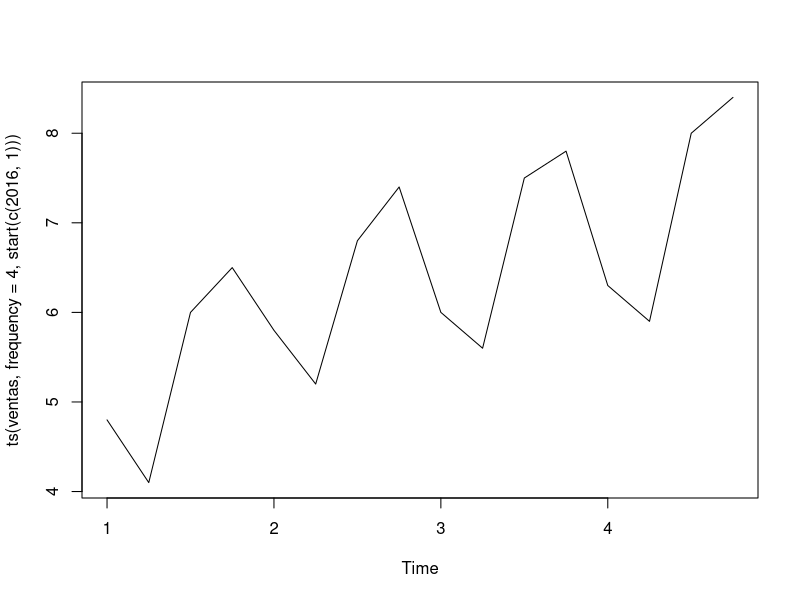
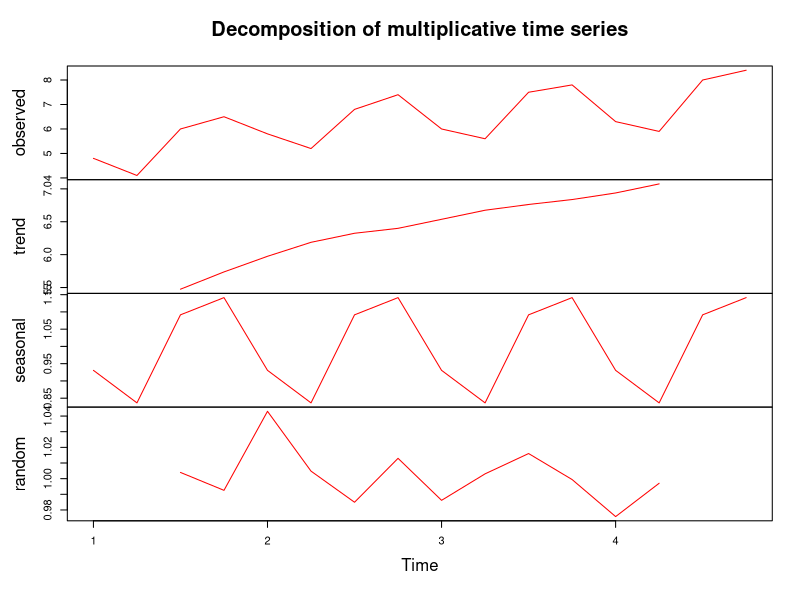
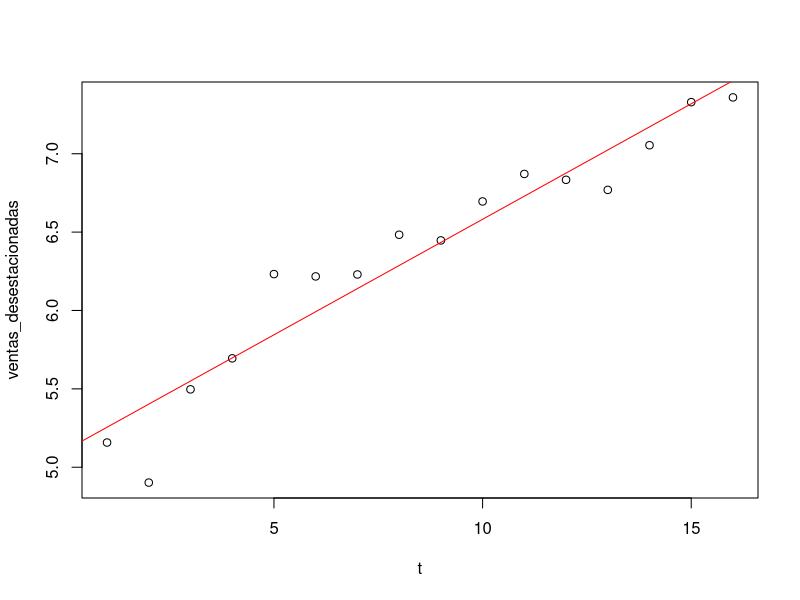
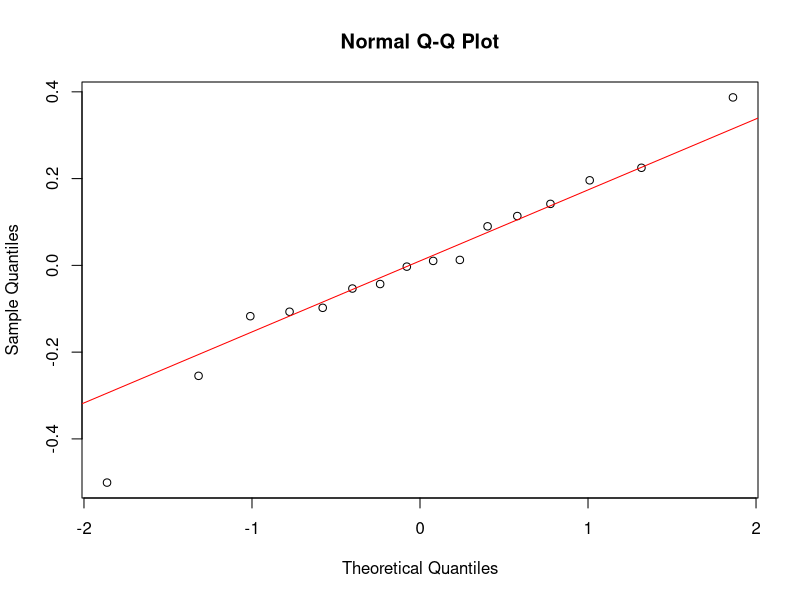
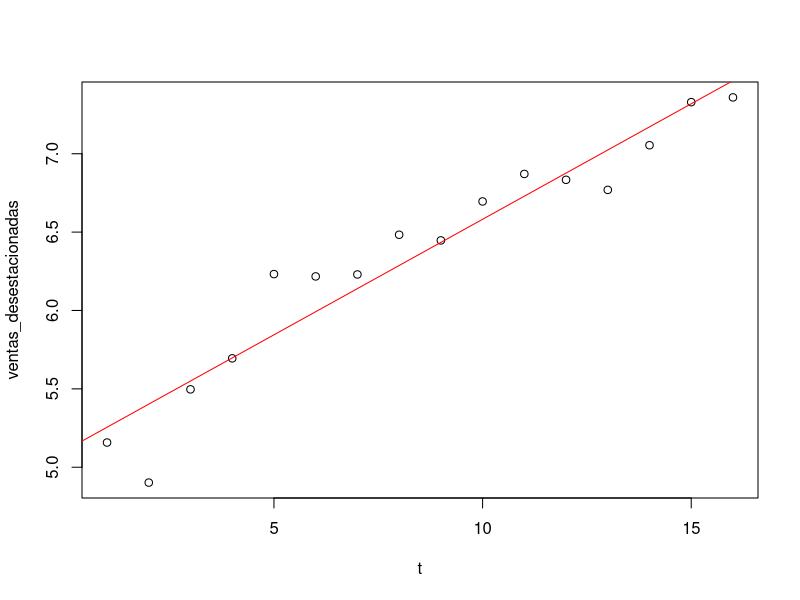

Reproduce these figures in R, in order.
## ---- chunk 1
knitr::opts_chunk$set(echo = FALSE)
## ---- chunk 2
años <- c(1,1,1,1,2,2,2,2,3,3,3,3,4,4,4,4)
trimestre <- c(1,2,3,4,1,2,3,4,1,2,3,4,1,2,3,4)
ventas <- c(4.8,4.1,6.0,6.5,5.8,5.2,6.8,7.4,6.0,5.6,7.5,7.8,6.3,5.9,8.0,8.4)
df <- data.frame(años, trimestre, ventas)
plot.ts(ts(ventas, frequency = 4, start(c(2016,1))))
## ---- chunk 3
T=ts(ventas, frequency = 4, start(c(2016, 1)))
D = decompose(T, type = 'm')
D
## ---- chunk 4
plot(D, col = 'red')
## ---- chunk 5
ventas_desestacionadas <- D$x/D$seasonal
t <-1:16 
lr= lm(ventas_desestacionadas ~ t)
## ---- chunk 6
plot(t, ventas_desestacionadas)
abline(lr, col = 'red')
## ---- chunk 7
summary(lr)
## ---- chunk 8
qqnorm(lr$residuals)
qqline(lr$residuals, col='red')
shapiro.test(lr$residuals)
## ---- chunk 9
e <- NA
p <- NA
n <- 16
error <- NA
y = function(k) {5.108 + 0.147*k}

for(i in 1:(n-3)){p[i+3]=y(i); e[i+3] = p[i+3] - ventas[i+3]; error[i+3] = ((ventas[i+3]-p[i+3])/ventas[i+3])*100
}
CME2 <-mean(e^2,na.rm=TRUE)
message('El CME^2 es de: ', round(CME2,5))
## ---- chunk 10
plot(t, ventas_desestacionadas)
abline(lr, col = 'red')
## ---- chunk 11
y1 <- y(17)*D$seasonal[1]
y2 <- y(18)*D$seasonal[2]
y3 <- y(19)*D$seasonal[3]
y4 <- y(20)*D$seasonal[4]

df2 <- data.frame("Trimestres" = c(1,2,3,4), "predicciones" = c(y1,y2,y3,y4))
df2
## ---- chunk 12
y1 <- floor(y(17)*D$seasonal[1])
y2 <- floor(y(18)*D$seasonal[2])
y3 <- floor(y(19)*D$seasonal[3])
y4 <- floor(y(20)*D$seasonal[4])

df2 <- data.frame("Trimestres" = c(1,2,3,4), "predicciones" = c(y1,y2,y3,y4))
df2
